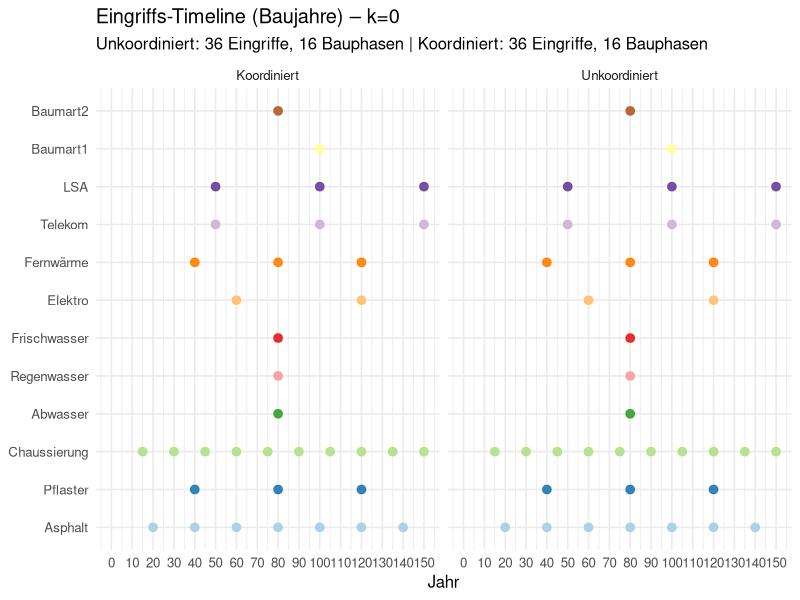
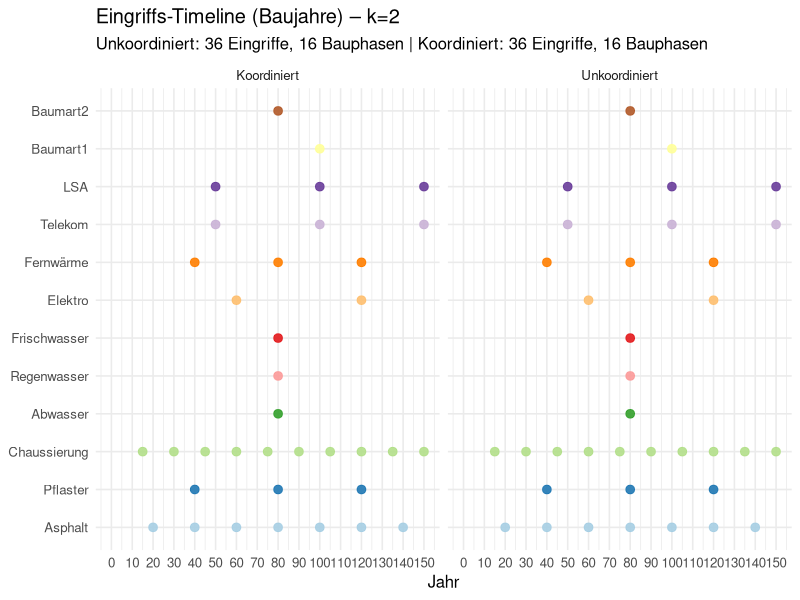
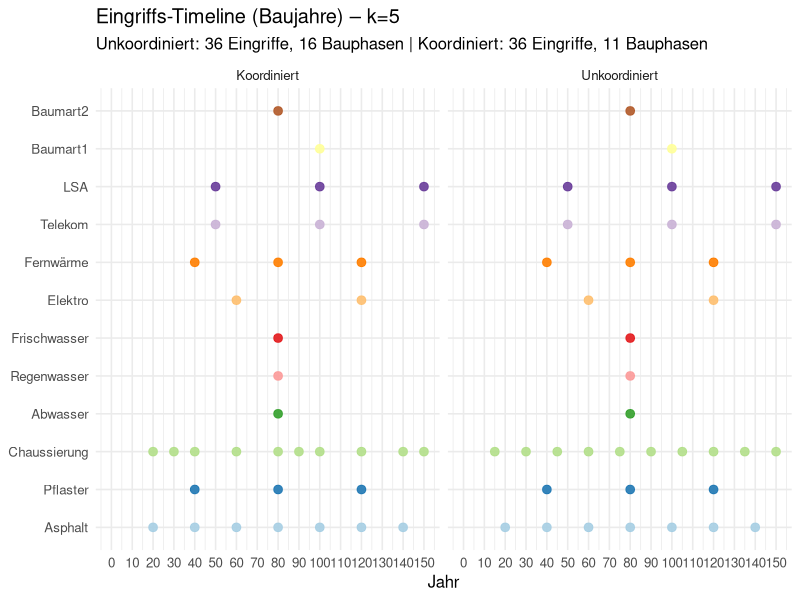
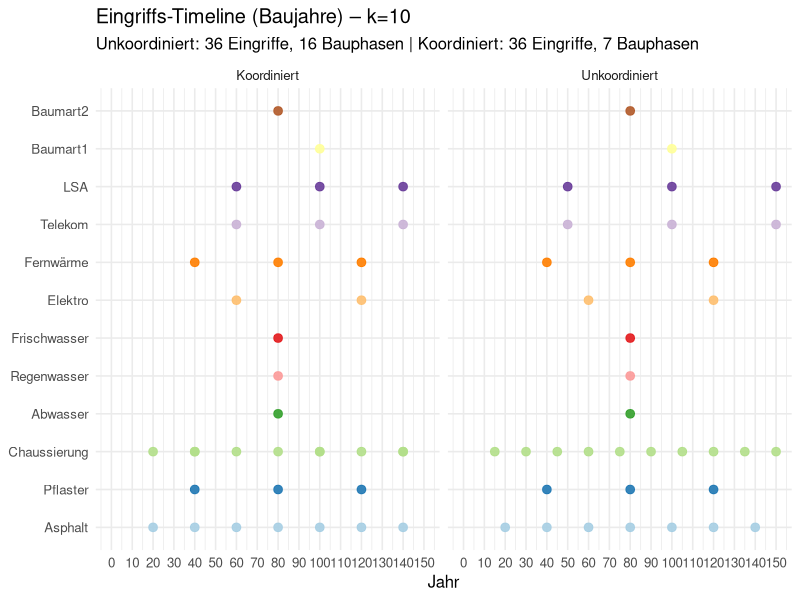
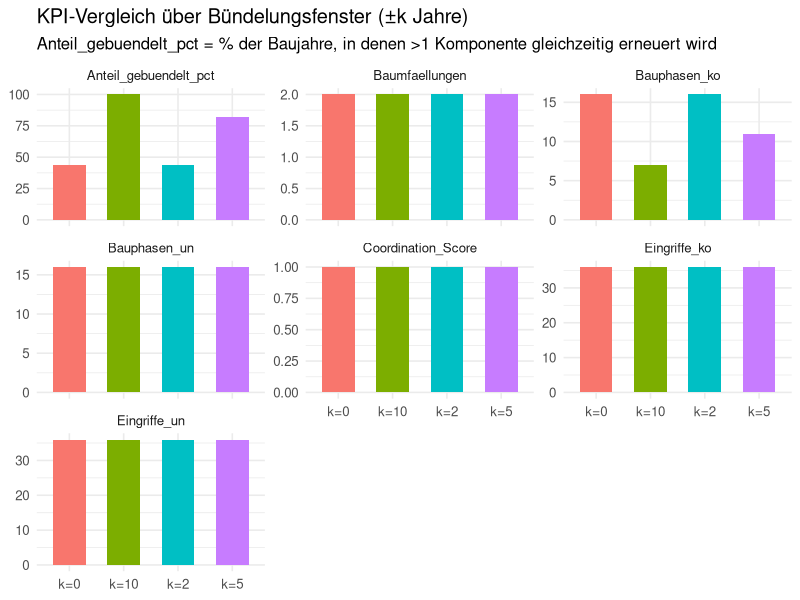

Source code (R) for these figures, in order:
## ---- chunk 1
# ============================================================
# Szenarienmodell Viererfeld – Koordination von Lebenszyklen
# ============================================================

library(dplyr)
library(tidyr)
library(ggplot2)
library(purrr)

# -------------------- Parameter -----------------------------
horizon <- 150   # Betrachtungshorizont in Jahren

# Lebensdauern (Jahre) – Beispielwerte für alle Komponenten
lifetimes <- c(
  Asphalt = 20,
  Pflaster = 40,
  Chaussierung = 15,
  Abwasser = 80,
  Regenwasser = 80,
  Frischwasser = 80,
  Elektro = 60,
  Fernwärme = 40,
  Telekom = 50,
  LSA = 50,
  Baumart1 = 100,
  Baumart2 = 80
)

comp_colors <- RColorBrewer::brewer.pal(n = length(lifetimes), name = "Paired")

# -------------------- Hilfsfunktionen -----------------------

# Erwartete Erneuerungsjahre unkoordiniert
events_uncoordinated <- function(lifetimes, horizon){
  map2_dfr(names(lifetimes), lifetimes, ~{
    years <- seq(.y, horizon, by = .y)
    tibble(component = .x, year = years)
  })
}

# Erwartete Erneuerungsjahre koordiniert (mit Bündelung ±k, nur nach vorne)
events_coordinated <- function(lifetimes, horizon, k = 0){
  comps <- names(lifetimes)
  events <- tibble(component = character(), year = numeric())
  
  for(comp in comps){
    years <- seq(lifetimes[comp], horizon, by = lifetimes[comp])
    for(y in years){
      # Prüfen, ob es bereits einen Eingriff ±k Jahre davor gibt
      match <- events %>% filter(abs(year - y) <= k)
      if(nrow(match) > 0){
        # auf den nächsten Eingriff nach vorne verschieben
        new_y <- max(match$year)
        events <- bind_rows(events, tibble(component = comp, year = new_y))
      } else {
        events <- bind_rows(events, tibble(component = comp, year = y))
      }
    }
  }
  events
}

# Wrapper: Ergebnisse für Szenario (unkoordiniert + koordiniert)
scenario_results <- function(lifetimes, horizon, k = 0){
  E_un <- events_uncoordinated(lifetimes, horizon) %>% mutate(scenario = "Unkoordiniert")
  E_k  <- events_coordinated(lifetimes, horizon, k) %>% mutate(scenario = "Koordiniert")
  list(E_un = E_un, E_k = E_k)
}

# KPI-Berechnung
calc_kpis <- function(E_un, E_k, k){
  tibble(
    Szenario = paste0("k=", k),
    Eingriffe_un = nrow(E_un),
    Eingriffe_ko = nrow(E_k),
    Bauphasen_un = n_distinct(E_un$year),
    Bauphasen_ko = n_distinct(E_k$year),
    Coordination_Score = nrow(E_un) / nrow(E_k),
    Anteil_gebuendelt_pct = mean(table(E_k$year) > 1) * 100,
    Baumfaellungen = sum(E_k$component %in% c("Baumart1", "Baumart2"))
  )
}

# -------------------- Szenarien laufen lassen ----------------
k_values <- c(0, 2, 5, 10)
results <- map(k_values, ~scenario_results(lifetimes, horizon, k = .x)) %>%
  set_names(paste0("k=", k_values))

# KPIs für alle k
kpis <- map2_dfr(results, k_values, ~calc_kpis(.x$E_un, .x$E_k, .y))

# -------------------- Plots ---------------------------------

# Timeline-Dotplot mit KPI-Infos
plot_timeline <- function(res, k){
  stats <- bind_rows(res$E_un, res$E_k) %>%
    group_by(scenario) %>%
    summarise(
      Eingriffe = n(),
      Bauphasen = n_distinct(year),
      .groups = "drop"
    )
  
  subt <- paste0(
    "Unkoordiniert: ", stats$Eingriffe[stats$scenario=="Unkoordiniert"], " Eingriffe, ",
    stats$Bauphasen[stats$scenario=="Unkoordiniert"], " Bauphasen | ",
    "Koordiniert: ", stats$Eingriffe[stats$scenario=="Koordiniert"], " Eingriffe, ",
    stats$Bauphasen[stats$scenario=="Koordiniert"], " Bauphasen"
  )
  
  bind_rows(res$E_un, res$E_k) %>%
    mutate(component = factor(component, levels = names(lifetimes))) %>%
    ggplot(aes(x = year, y = component, color = component)) +
    geom_point(size = 2.6, alpha = 0.9) +
    facet_wrap(~scenario, ncol = 2) +
    scale_color_manual(values = comp_colors, guide = "none") +
    scale_x_continuous(breaks = seq(0, horizon, by = 10), limits = c(0, horizon)) +
    labs(
      x = "Jahr", y = NULL,
      title = paste0("Eingriffs-Timeline (Baujahre) – k=", k),
      subtitle = subt
    ) +
    theme_minimal(base_size = 12)
}

# KPI-Kacheln
plot_kpis <- function(kpis){
  kpis_long <- kpis %>%
    select(Szenario, Bauphasen_un, Bauphasen_ko, Eingriffe_un, Eingriffe_ko,
           Coordination_Score, Anteil_gebuendelt_pct, Baumfaellungen) %>%
    pivot_longer(-Szenario, names_to = "KPI", values_to = "Wert")
  
  ggplot(kpis_long, aes(x = Szenario, y = Wert, fill = Szenario)) +
    geom_col(position = "dodge", width = 0.6, show.legend = FALSE) +
    facet_wrap(~KPI, scales = "free_y") +
    labs(
      x = NULL, y = NULL,
      title = "KPI-Vergleich über Bündelungsfenster (±k Jahre)",
      subtitle = "Anteil_gebuendelt_pct = % der Baujahre, in denen >1 Komponente gleichzeitig erneuert wird"
    ) +
    theme_minimal(base_size = 12)
}

# -------------------- Anzeigen ------------------------------
# Print Timeline
print(plot_timeline(results[["k=0"]], k = 0))
print(plot_timeline(results[["k=2"]], k = 2))
print(plot_timeline(results[["k=5"]], k = 5))
print(plot_timeline(results[["k=10"]], k = 10))


# KPI-Kacheln für alle k
print(plot_kpis(kpis))


